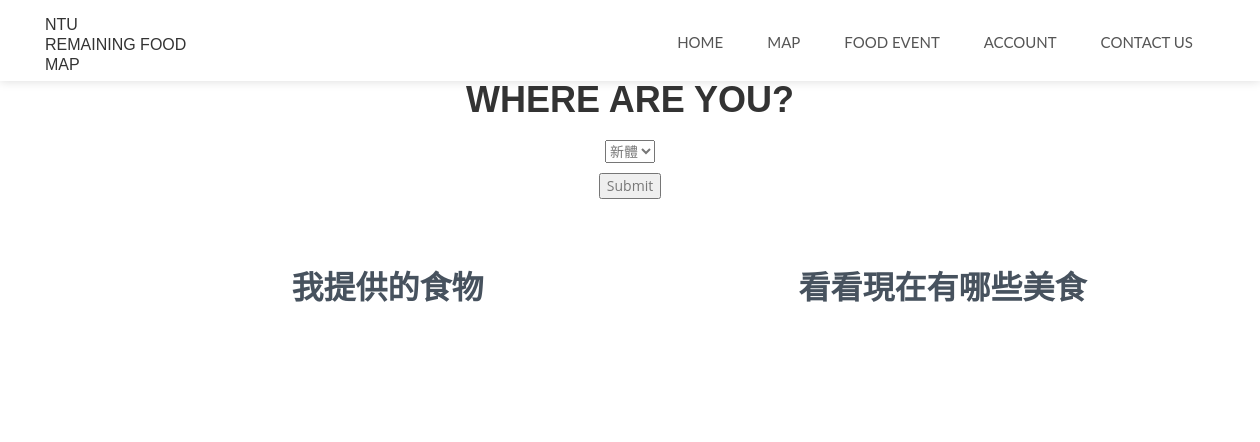
Before: /food/ with the older database file.
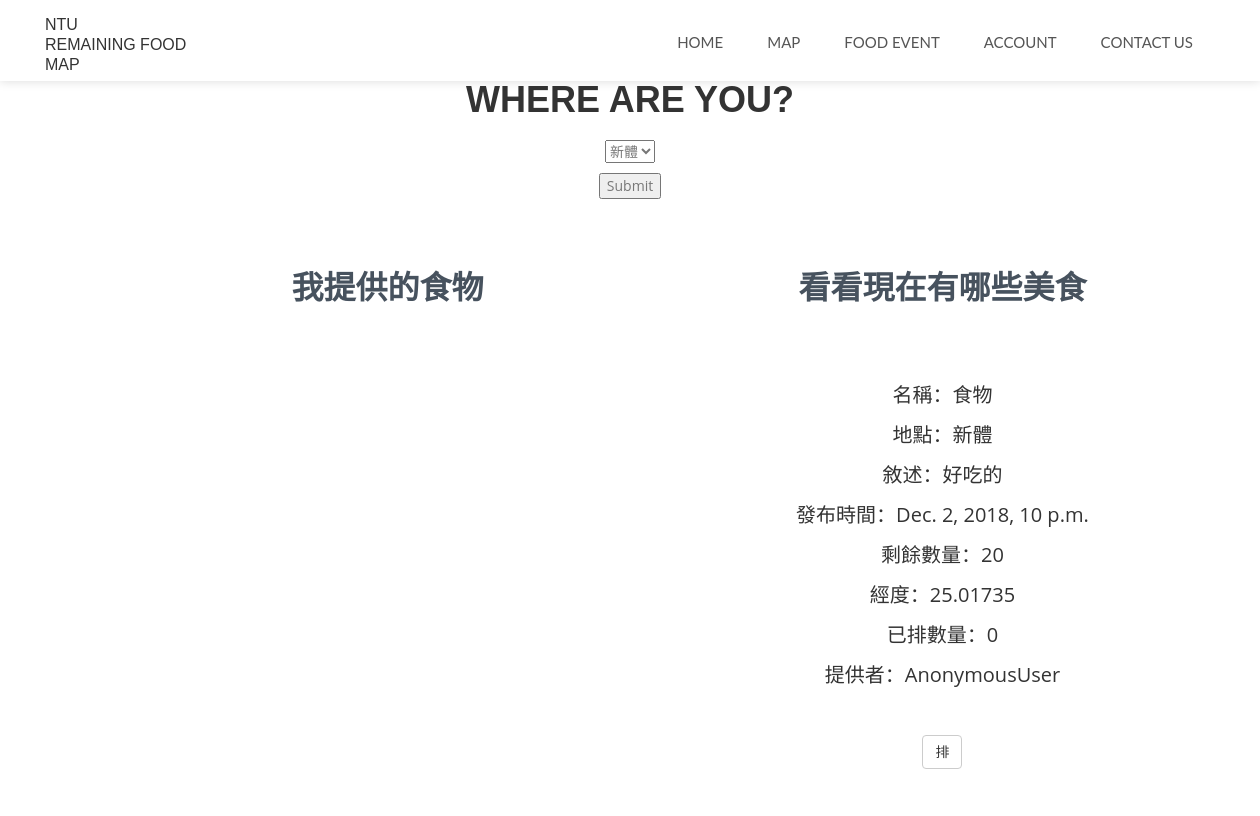
After: the same page with the newer database file.
### foodevent/models.py (models this page shows, shortened)
class FoodEvent(models.Model):
	place = models.CharField(max_length=64)
	resource = models.CharField(max_length=64)
	description = models.CharField(max_length=128)
	amount = models.IntegerField(default = 0)
	pai_amount = models.IntegerField(default = 0)
	time = models.DateTimeField(default=datetime.now, blank=True)
	lon = models.FloatField(default = 25.017350,blank = True)
	lat = models.FloatField(default = 121.539794,blank = True)
	provider = models.CharField(max_length=20, default = "Anonymous provider")

### bentomap/views.py (the view)
# urls.py: path('food/', views.food, name = 'food'),
def food(request):
	if "myplace" in request.POST:
		myplace = request.POST['myplace']
		place = Place.objects.get(name=myplace)
		unsort_foodevents = FoodEvent.objects.all().order_by('id')
		dist = []
		for i in unsort_foodevents:
			dist.append(count_dis(i.lon,i.lat,place.lon,place.lat))
		foodevents = [x for _,x in sorted(zip(dist,unsort_foodevents))]
	else:
		foodevents = FoodEvent.objects.all().order_by('id')
	if "pai" in request.POST:
		foodid = request.POST['pai']
		food = FoodEvent.objects.get(id = foodid)
		foodamount = food.pai_amount
		FoodEvent.objects.filter(id = foodid).update(pai_amount = foodamount + 1)
	if "finish" in request.POST:
		foodid = request.POST['finish']
		FoodEvent.objects.filter(id = foodid).delete()
	if "edit_amount" in request.POST:
		fid = request.POST['fid']
		new_amount = request.POST['edit_amount']
		FoodEvent.objects.filter(id = fid).update(amount = new_amount)
	return render(request, 'food.html', locals())

### templates/food.html (shortened to what this page needs)
<!DOCTYPE html>
<html lang="zh">
{% load  staticfiles %}
<head>
    <link href="{% static 'css/bootstrap.css' %}" rel="stylesheet" type="text/css" />
    <link href="{% static 'css/style_food.css' %}" rel="stylesheet" type="text/css" />
    <link href="{% static 'fonts/font-awesome/css/font-awesome.css' %}" rel="stylesheet" type="text/css" />
</head>
<body>
  <nav id="menu" class="navbar navbar-default navbar-fixed-top">
	  <div class="container">
	    <div class="navbar-header">
	      <a class="navbar-brand page-scroll" href="">NTU<br>Remaining Food<br>Map</a>
			</div>
	    <div class="collapse navbar-collapse" id="bs-example-navbar-collapse-1">
	      <ul class="nav navbar-nav navbar-right">
	        <li><a href="{% url 'home' %}" class="page-scroll">Home</a></li>
	        <li><a href="#map-section" class="page-scroll">Map</a></li>
	        <li><a href="{% url 'food' %}" class="page-scroll">Food Event</a></li>
	        <li><a href="/accounts/" class="page-scroll">Account</a></li>
	        <li><a href="" class="page-scroll">Contact us</a></li>
	      </ul>
	    </div>
	  </div>
	</nav>
	<section id="map-section" class="text-center">
	<h2>where are you?</h2>
	<form action="" method="post">
		<select name="myplace">
		  <option value="新體">新體</option>
		</select>
		<input type="submit" value="Submit">
	</form>
		<div class="container">
				<div class="col-md-12">
						<div class="col-md-6">
							<br><br><br>
							<p>我提供的食物</p>
							<br>
						</div>
					<div class="col-md-6">
						<br><br><br>
						<p>看看現在有哪些美食</p>
						<br>
						{% for food in foodevents %}
						<form action="" method="post">
							<div class = "events">
								名稱：{{food.resource}} <br>
								地點：{{food.place}} <br>
								敘述：{{food.description}} <br>
								發布時間：{{food.time}} <br>
								剩餘數量：{{food.amount}} <br>
								經度：{{food.lon}} <br>
								已排數量：{{food.pai_amount}} <br>
								提供者：{{food.provider}} <br>
							</div>
							<div class="row form-group">
								<div class="col-sm-12 text-center">
									<button type="submit" class="btn btn-default" name = "pai" value = {{food.id}} >排</button>
								</div>
							</div>
						</form>
						{% endfor %}
					</div>
				</div>
		</div>
	</section>
</body>
</html>

Changed rows visible on the page:
added FoodEvent: resource "食物", place "新體", description "好吃的", time "Dec. 2, 2018, 10 p.m.", amount "20", lon "25.01735", pai_amount "0", provider "AnonymousUser", {{ food.id }} 1 (drawn)
